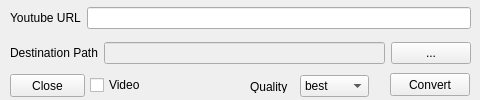
<?xml version="1.0" encoding="UTF-8"?>
<ui version="4.0">
 <class>MainWindow</class>
 <widget class="QMainWindow" name="MainWindow">
  <property name="geometry">
   <rect>
    <x>0</x>
    <y>0</y>
    <width>480</width>
    <height>100</height>
   </rect>
  </property>
  <property name="sizePolicy">
   <sizepolicy hsizetype="Fixed" vsizetype="Fixed">
    <horstretch>0</horstretch>
    <verstretch>0</verstretch>
   </sizepolicy>
  </property>
  <property name="minimumSize">
   <size>
    <width>480</width>
    <height>100</height>
   </size>
  </property>
  <property name="maximumSize">
   <size>
    <width>480</width>
    <height>100</height>
   </size>
  </property>
  <property name="windowTitle">
   <string>MainWindow</string>
  </property>
  <widget class="QWidget" name="centralwidget">
   <widget class="QWidget" name="verticalLayoutWidget">
    <property name="geometry">
     <rect>
      <x>10</x>
      <y>0</y>
      <width>461</width>
      <height>71</height>
     </rect>
    </property>
    <layout class="QVBoxLayout" name="verticalLayout">
     <item>
      <layout class="QHBoxLayout" name="horizontalLayout">
       <item>
        <widget class="QLabel" name="label">
         <property name="text">
          <string>Youtube URL</string>
         </property>
        </widget>
       </item>
       <item>
        <widget class="QLineEdit" name="textfield_url"/>
       </item>
      </layout>
     </item>
     <item>
      <layout class="QHBoxLayout" name="horizontalLayout_2">
       <item>
        <widget class="QLabel" name="label_2">
         <property name="text">
          <string>Destination Path</string>
         </property>
        </widget>
       </item>
       <item>
        <widget class="QLineEdit" name="textfield_dest">
         <property name="enabled">
          <bool>false</bool>
         </property>
        </widget>
       </item>
       <item>
        <widget class="QPushButton" name="btn_dest">
         <property name="text">
          <string>...</string>
         </property>
        </widget>
       </item>
      </layout>
     </item>
    </layout>
   </widget>
   <widget class="QPushButton" name="btn_convert">
    <property name="geometry">
     <rect>
      <x>390</x>
      <y>73</y>
      <width>80</width>
      <height>23</height>
     </rect>
    </property>
    <property name="text">
     <string>Convert</string>
    </property>
   </widget>
   <widget class="QPushButton" name="btn_close">
    <property name="geometry">
     <rect>
      <x>10</x>
      <y>74</y>
      <width>75</width>
      <height>23</height>
     </rect>
    </property>
    <property name="text">
     <string>Close</string>
    </property>
   </widget>
   <widget class="QCheckBox" name="chk_video">
    <property name="geometry">
     <rect>
      <x>90</x>
      <y>70</y>
      <width>70</width>
      <height>30</height>
     </rect>
    </property>
    <property name="text">
     <string>Video</string>
    </property>
   </widget>
   <widget class="QComboBox" name="cbx_quality">
    <property name="geometry">
     <rect>
      <x>300</x>
      <y>75</y>
      <width>69</width>
      <height>22</height>
     </rect>
    </property>
    <item>
     <property name="text">
      <string>best</string>
     </property>
    </item>
    <item>
     <property name="text">
      <string>worst</string>
     </property>
    </item>
   </widget>
   <widget class="QLabel" name="label_3">
    <property name="geometry">
     <rect>
      <x>250</x>
      <y>80</y>
      <width>46</width>
      <height>13</height>
     </rect>
    </property>
    <property name="text">
     <string>Quality</string>
    </property>
   </widget>
  </widget>
 </widget>
 <resources/>
 <connections/>
</ui>
